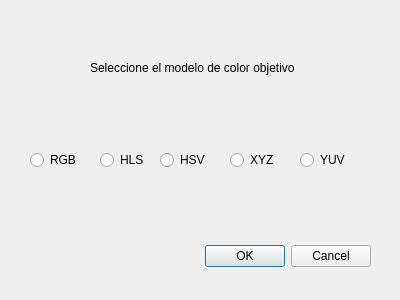
<?xml version="1.0" encoding="UTF-8"?>
<ui version="4.0">
 <class>ModeloColor</class>
 <widget class="QDialog" name="ModeloColor">
  <property name="geometry">
   <rect>
    <x>0</x>
    <y>0</y>
    <width>400</width>
    <height>300</height>
   </rect>
  </property>
  <property name="windowTitle">
   <string>Modelo Color</string>
  </property>
  <widget class="QDialogButtonBox" name="buttonBox">
   <property name="geometry">
    <rect>
     <x>30</x>
     <y>240</y>
     <width>341</width>
     <height>32</height>
    </rect>
   </property>
   <property name="orientation">
    <enum>Qt::Horizontal</enum>
   </property>
   <property name="standardButtons">
    <set>QDialogButtonBox::Cancel|QDialogButtonBox::Ok</set>
   </property>
  </widget>
  <widget class="QRadioButton" name="radioButton">
   <property name="geometry">
    <rect>
     <x>30</x>
     <y>150</y>
     <width>51</width>
     <height>20</height>
    </rect>
   </property>
   <property name="text">
    <string>RGB</string>
   </property>
  </widget>
  <widget class="QRadioButton" name="radioButton_2">
   <property name="geometry">
    <rect>
     <x>160</x>
     <y>150</y>
     <width>51</width>
     <height>20</height>
    </rect>
   </property>
   <property name="text">
    <string>HSV</string>
   </property>
  </widget>
  <widget class="QRadioButton" name="radioButton_3">
   <property name="geometry">
    <rect>
     <x>100</x>
     <y>150</y>
     <width>51</width>
     <height>20</height>
    </rect>
   </property>
   <property name="text">
    <string>HLS</string>
   </property>
  </widget>
  <widget class="QRadioButton" name="radioButton_4">
   <property name="geometry">
    <rect>
     <x>230</x>
     <y>150</y>
     <width>51</width>
     <height>20</height>
    </rect>
   </property>
   <property name="text">
    <string>XYZ</string>
   </property>
  </widget>
  <widget class="QRadioButton" name="radioButton_5">
   <property name="geometry">
    <rect>
     <x>300</x>
     <y>150</y>
     <width>51</width>
     <height>20</height>
    </rect>
   </property>
   <property name="text">
    <string>YUV</string>
   </property>
  </widget>
  <widget class="QLabel" name="label">
   <property name="geometry">
    <rect>
     <x>90</x>
     <y>60</y>
     <width>231</width>
     <height>16</height>
    </rect>
   </property>
   <property name="text">
    <string>Seleccione el modelo de color objetivo</string>
   </property>
  </widget>
 </widget>
 <resources/>
 <connections>
  <connection>
   <sender>buttonBox</sender>
   <signal>accepted()</signal>
   <receiver>ModeloColor</receiver>
   <slot>accept()</slot>
   <hints>
    <hint type="sourcelabel">
     <x>248</x>
     <y>254</y>
    </hint>
    <hint type="destinationlabel">
     <x>157</x>
     <y>274</y>
    </hint>
   </hints>
  </connection>
  <connection>
   <sender>buttonBox</sender>
   <signal>rejected()</signal>
   <receiver>ModeloColor</receiver>
   <slot>reject()</slot>
   <hints>
    <hint type="sourcelabel">
     <x>316</x>
     <y>260</y>
    </hint>
    <hint type="destinationlabel">
     <x>286</x>
     <y>274</y>
    </hint>
   </hints>
  </connection>
 </connections>
</ui>
